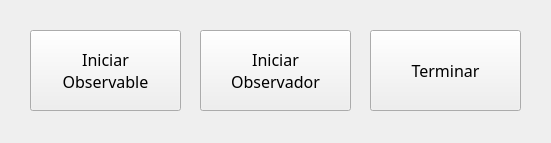
<?xml version="1.0" encoding="UTF-8"?>
<ui version="4.0">
 <class>ManageWindow</class>
 <widget class="QMainWindow" name="ManageWindow">
  <property name="geometry">
   <rect>
    <x>0</x>
    <y>0</y>
    <width>551</width>
    <height>143</height>
   </rect>
  </property>
  <property name="minimumSize">
   <size>
    <width>551</width>
    <height>143</height>
   </size>
  </property>
  <property name="maximumSize">
   <size>
    <width>551</width>
    <height>143</height>
   </size>
  </property>
  <property name="windowTitle">
   <string>Manage</string>
  </property>
  <property name="windowIcon">
   <iconset>
    <normaloff>../Imagenes/manager.ico</normaloff>../Imagenes/manager.ico</iconset>
  </property>
  <widget class="QWidget" name="centralwidget">
   <widget class="QPushButton" name="btnIniciarObservable">
    <property name="geometry">
     <rect>
      <x>30</x>
      <y>30</y>
      <width>151</width>
      <height>81</height>
     </rect>
    </property>
    <property name="sizePolicy">
     <sizepolicy hsizetype="Fixed" vsizetype="Fixed">
      <horstretch>0</horstretch>
      <verstretch>0</verstretch>
     </sizepolicy>
    </property>
    <property name="minimumSize">
     <size>
      <width>151</width>
      <height>81</height>
     </size>
    </property>
    <property name="maximumSize">
     <size>
      <width>151</width>
      <height>81</height>
     </size>
    </property>
    <property name="font">
     <font>
      <family>JetBrains Mono</family>
      <pointsize>12</pointsize>
     </font>
    </property>
    <property name="autoFillBackground">
     <bool>false</bool>
    </property>
    <property name="text">
     <string>Iniciar
Observable</string>
    </property>
   </widget>
   <widget class="QPushButton" name="btnIniciarObservador">
    <property name="geometry">
     <rect>
      <x>200</x>
      <y>30</y>
      <width>151</width>
      <height>81</height>
     </rect>
    </property>
    <property name="font">
     <font>
      <family>JetBrains Mono</family>
      <pointsize>12</pointsize>
     </font>
    </property>
    <property name="text">
     <string>Iniciar
Observador</string>
    </property>
   </widget>
   <widget class="QPushButton" name="btnTerminar">
    <property name="geometry">
     <rect>
      <x>370</x>
      <y>30</y>
      <width>151</width>
      <height>81</height>
     </rect>
    </property>
    <property name="font">
     <font>
      <family>JetBrains Mono</family>
      <pointsize>12</pointsize>
     </font>
    </property>
    <property name="text">
     <string>Terminar</string>
    </property>
   </widget>
  </widget>
 </widget>
 <resources/>
 <connections/>
</ui>
